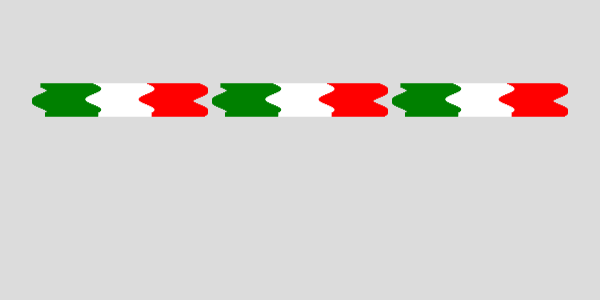
Frame 1 (no input)
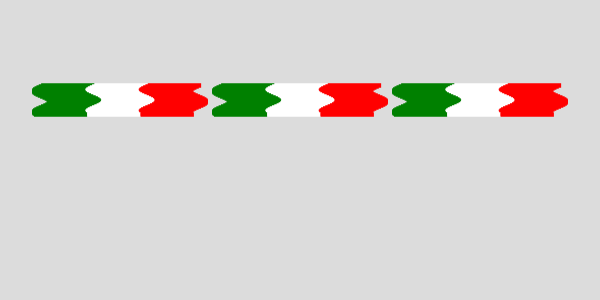
Frame 60 (no input)
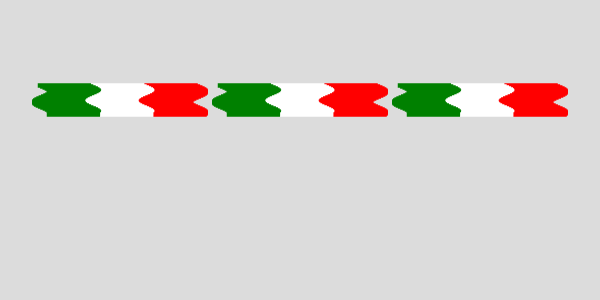
Frame 120 (the mouse pressed at the canvas centre since frame 60)

The p5.js sketch that drew these frames (run headless with seeded random() and noise() and a simulated clock; from frame 60 on, the mouse is pressed at the canvas centre):

// p5.js sketch
// ── sketch.js
let flag1;

function setup() {
  createCanvas(600, 300);
  
  flag1 = new Flag('green', 'white', 'red', 40, 80)
  flag2 = new Flag('green', 'white', 'red', 220, 80)
  flag3 = new Flag('green', 'white', 'red', 400, 80)
}

function draw() {
  background(220);
  
  //if(frameCount > 100){ flag1.c2 = 'black'}
  
  flag1.drawFlag();
  flag2.drawFlag();
  flag3.drawFlag();  
}


class Flag {
  constructor(c1, c2, c3, x, y){
    this.c1 = c1;
    this.c2 = c2;
    this.c3 = c3;
    this.x = x;
    this.y = y;
  }
  w = 160;
  h = 100;

  /* v1 - statique */ /*
  drawFlag(){
    noStroke();
    const bandeau = this.w / 3;
    fill(this.c1); rect(this.x, this.y, bandeau, this.h);
    fill(this.c2); rect(this.x+bandeau, this.y, bandeau, this.h);
    fill(this.c3); rect(this.x+bandeau*2, this.y, bandeau, this.h);
  }*/
  /* v2 */
  drawFlag(){
    noStroke()
    const stripe = this.w/3;
    const slices = 30;
    const slicesH = this.h / slices;
    const amp = 8;
    const t = frameCount * 0.05;
    const colors = [this.c1, this.c2, this.c3];
    
    for(let row = 0; row < slices; row++){
      const y = this.y + row + slicesH;
      const offset = sin( row * 0.3 + t) * amp;
      for (let i = 0; i< 3; i++){
        fill(colors[i])
        rect(this.x + i * stripe + offset, y, stripe ,slicesH +1);
      }
    }
  }
}
